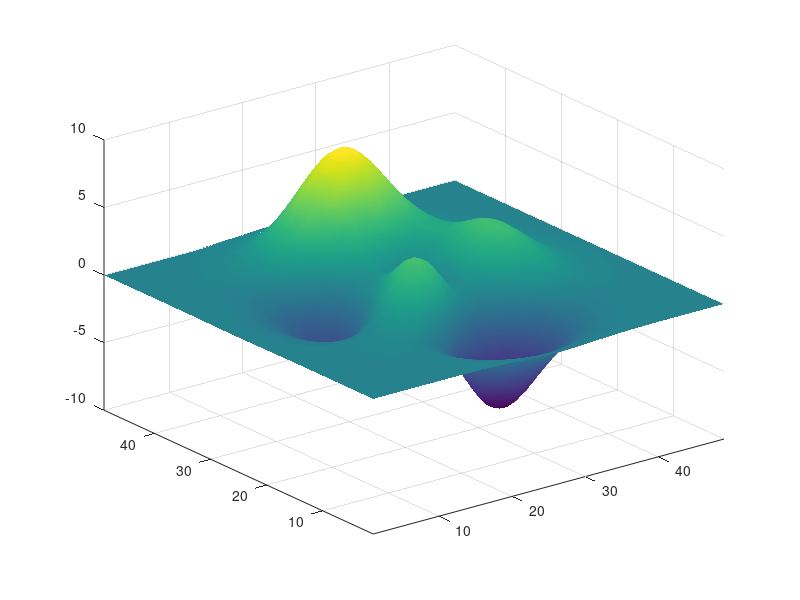

MATLAB code for this plot: (Note: this script raises an error after producing the figure.)
close all
z = peaks;
surf(z)
shading interp
hold on
[c ch] = contour3(z,20); set(ch,'edgecolor','b')
[u v] = gradient(z); 
h = streamslice(-u,-v); 
set(h,'color','k')
z
for i=1:length(h); 
    zi = interp2(z,get(h(i),'xdata'),get(h(i),'ydata'));
    zi
    set(h(i),'zdata',zi);
end
view(30,50); axis tight